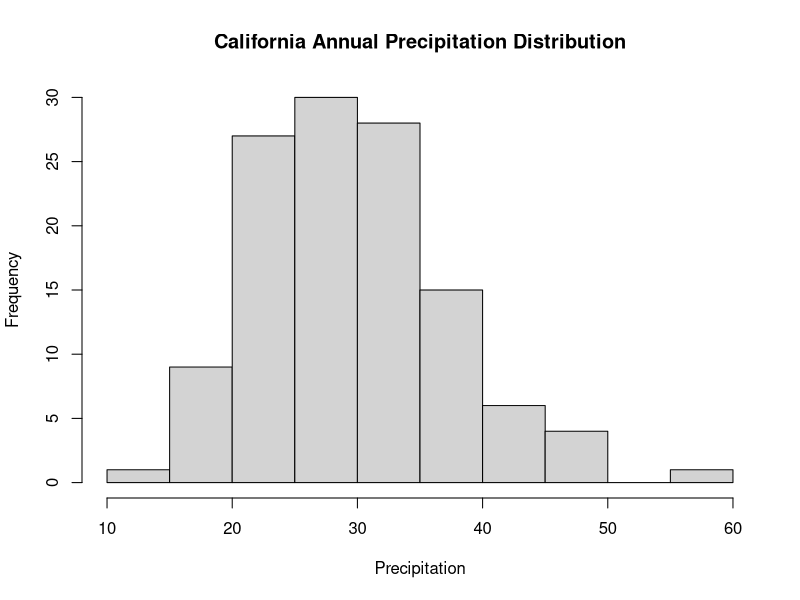
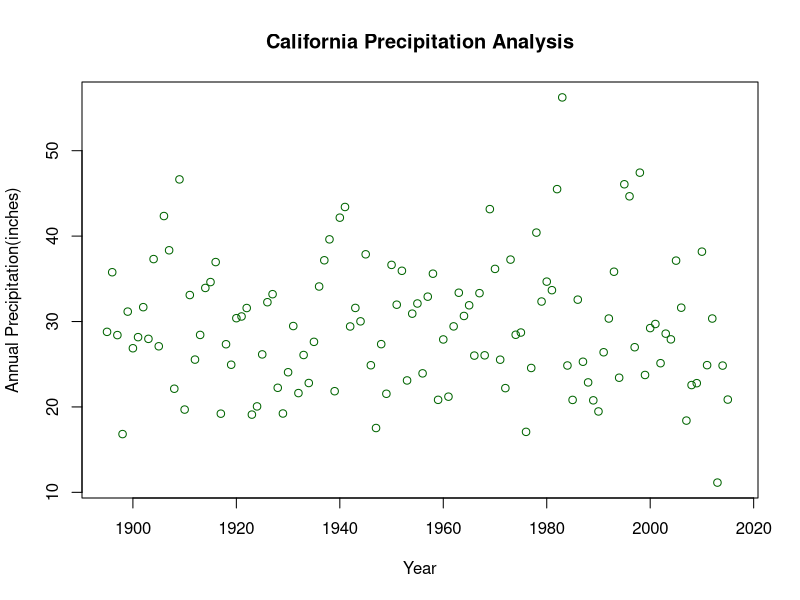
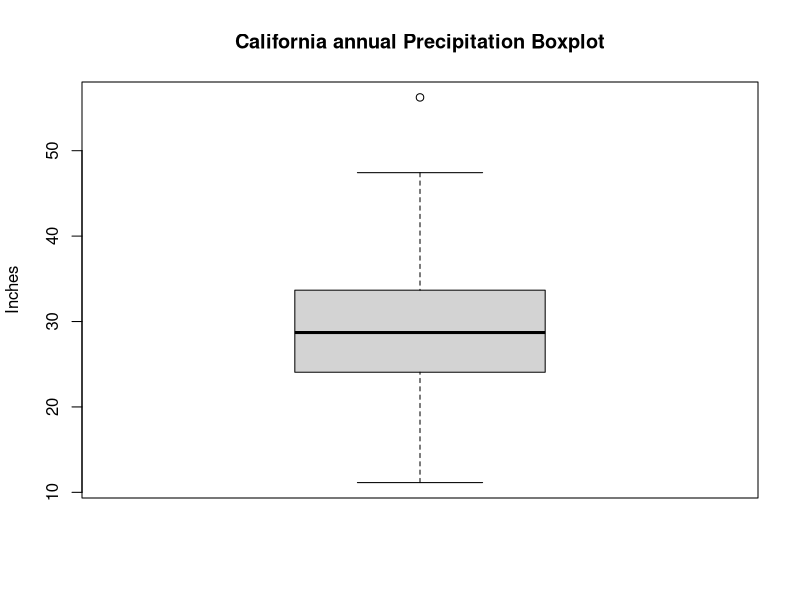

Reproduce these figures in R, in order.
## ---- chunk 1
knitr::opts_chunk$set(echo = TRUE)
## ---- chunk 2
ls()
getwd()
setwd("C:/Users/rkothari/Documents/MSDA Brigde courses/R")
getwd()
df.california = read.table("cal_precipitation.txt", header = TRUE)
df.california
## ---- chunk 3
attach(df.california)
min((df.california$ANNUAL),na.rm=TRUE)
max((df.california$ANNUAL),na.rm=TRUE)
hist(df.california$ANNUAL, main="California Annual Precipitation Distribution", xlab="Precipitation")
plot(YEAR, ANNUAL, col="darkgreen", bg="darkgreen", main="California Precipitation Analysis", ylab="Annual Precipitation(inches)",xlab="Year") 
boxplot(ANNUAL, main="California annual Precipitation Boxplot", ylab="Inches")
